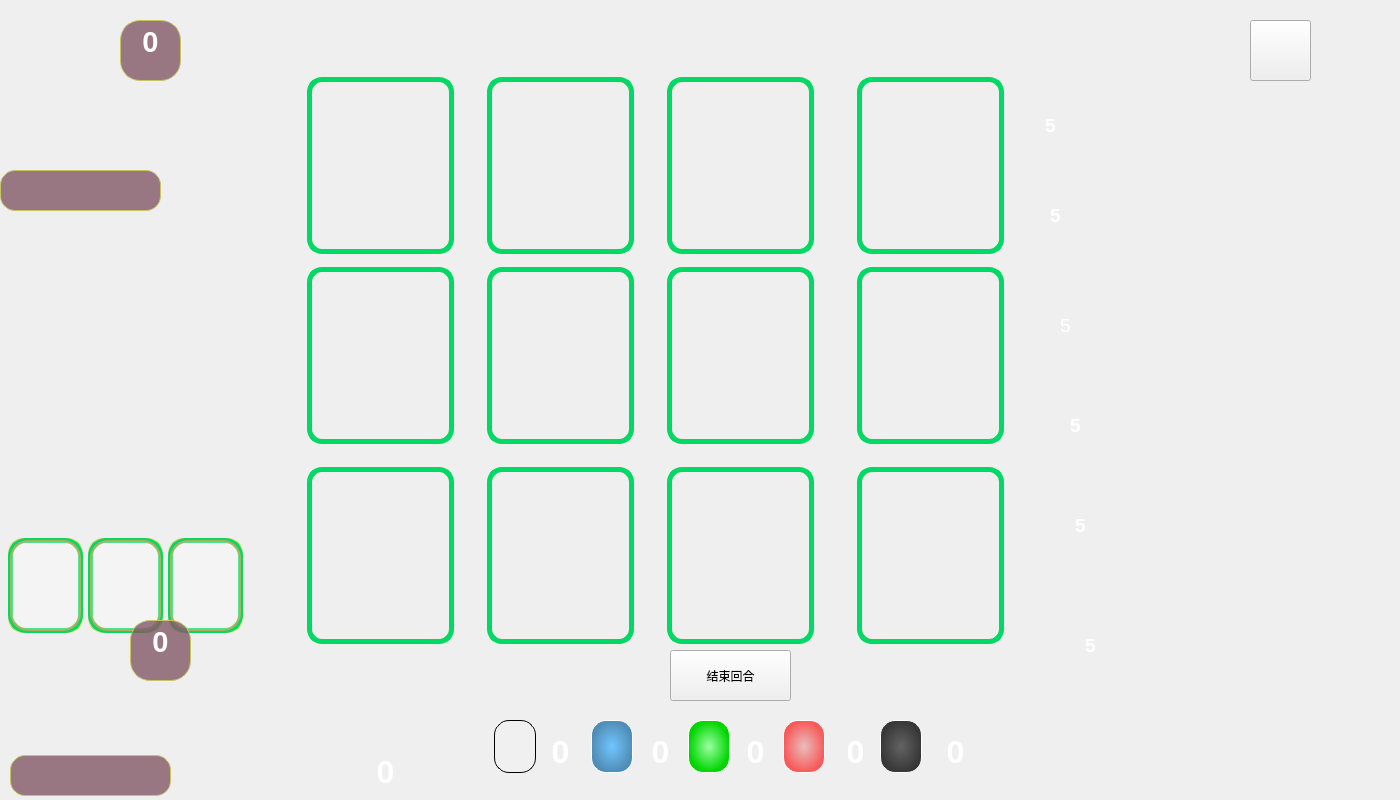
<?xml version="1.0" encoding="UTF-8"?>
<ui version="4.0">
 <class>gameInterface</class>
 <widget class="QWidget" name="gameInterface">
  <property name="geometry">
   <rect>
    <x>0</x>
    <y>0</y>
    <width>1400</width>
    <height>800</height>
   </rect>
  </property>
  <property name="minimumSize">
   <size>
    <width>1400</width>
    <height>800</height>
   </size>
  </property>
  <property name="maximumSize">
   <size>
    <width>1400</width>
    <height>800</height>
   </size>
  </property>
  <property name="focusPolicy">
   <enum>Qt::NoFocus</enum>
  </property>
  <property name="windowTitle">
   <string>gameInterface</string>
  </property>
  <property name="windowIcon">
   <iconset>
    <normaloff>:/images/打开界面.png</normaloff>:/images/打开界面.png</iconset>
  </property>
  <property name="styleSheet">
   <string notr="true">#gameInterface{
border-image: url(:/images/background.png);
}</string>
  </property>
  <widget class="QPushButton" name="card1_1">
   <property name="geometry">
    <rect>
     <x>310</x>
     <y>80</y>
     <width>141</width>
     <height>171</height>
    </rect>
   </property>
   <property name="styleSheet">
    <string notr="true">border-radius:15px;
border-image: url(:/images/card/blue-high/1.png);


</string>
   </property>
   <property name="text">
    <string/>
   </property>
  </widget>
  <widget class="QPushButton" name="card1_2">
   <property name="geometry">
    <rect>
     <x>490</x>
     <y>80</y>
     <width>141</width>
     <height>171</height>
    </rect>
   </property>
   <property name="styleSheet">
    <string notr="true">border-radius:15px;
border-image: url(:/images/card/blue-high/2.png);</string>
   </property>
   <property name="text">
    <string/>
   </property>
  </widget>
  <widget class="QPushButton" name="card1_3">
   <property name="geometry">
    <rect>
     <x>670</x>
     <y>80</y>
     <width>141</width>
     <height>171</height>
    </rect>
   </property>
   <property name="styleSheet">
    <string notr="true">border-radius:15px;
border-image: url(:/images/card/blue-high/3.png);</string>
   </property>
   <property name="text">
    <string/>
   </property>
  </widget>
  <widget class="QPushButton" name="card1_4">
   <property name="geometry">
    <rect>
     <x>860</x>
     <y>80</y>
     <width>141</width>
     <height>171</height>
    </rect>
   </property>
   <property name="styleSheet">
    <string notr="true">border-radius:15px;
border-image: url(:/images/card/blue-high/4.png);</string>
   </property>
   <property name="text">
    <string/>
   </property>
  </widget>
  <widget class="QPushButton" name="card2_1">
   <property name="geometry">
    <rect>
     <x>310</x>
     <y>270</y>
     <width>141</width>
     <height>171</height>
    </rect>
   </property>
   <property name="styleSheet">
    <string notr="true">border-radius:15px;
border-image: url(:/images/card/yellow-middle/1.png);</string>
   </property>
   <property name="text">
    <string/>
   </property>
  </widget>
  <widget class="QPushButton" name="card2_2">
   <property name="geometry">
    <rect>
     <x>490</x>
     <y>270</y>
     <width>141</width>
     <height>171</height>
    </rect>
   </property>
   <property name="styleSheet">
    <string notr="true">border-radius:15px;
border-image: url(:/images/card/yellow-middle/2.png);</string>
   </property>
   <property name="text">
    <string/>
   </property>
  </widget>
  <widget class="QPushButton" name="card2_3">
   <property name="geometry">
    <rect>
     <x>670</x>
     <y>270</y>
     <width>141</width>
     <height>171</height>
    </rect>
   </property>
   <property name="styleSheet">
    <string notr="true">border-radius:15px;
border-image: url(:/images/card/yellow-middle/3.png);</string>
   </property>
   <property name="text">
    <string/>
   </property>
  </widget>
  <widget class="QPushButton" name="card2_4">
   <property name="geometry">
    <rect>
     <x>860</x>
     <y>270</y>
     <width>141</width>
     <height>171</height>
    </rect>
   </property>
   <property name="styleSheet">
    <string notr="true">border-radius:15px;
border-image: url(:/images/card/yellow-middle/4.png);</string>
   </property>
   <property name="text">
    <string/>
   </property>
  </widget>
  <widget class="QPushButton" name="card3_1">
   <property name="geometry">
    <rect>
     <x>310</x>
     <y>470</y>
     <width>141</width>
     <height>171</height>
    </rect>
   </property>
   <property name="styleSheet">
    <string notr="true">border-radius:15px;
border-image: url(:/images/card/green-low/1.png);</string>
   </property>
   <property name="text">
    <string/>
   </property>
  </widget>
  <widget class="QPushButton" name="card3_2">
   <property name="geometry">
    <rect>
     <x>490</x>
     <y>470</y>
     <width>141</width>
     <height>171</height>
    </rect>
   </property>
   <property name="styleSheet">
    <string notr="true">border-radius:15px;
border-image: url(:/images/card/green-low/2.png);</string>
   </property>
   <property name="text">
    <string/>
   </property>
  </widget>
  <widget class="QPushButton" name="card3_3">
   <property name="geometry">
    <rect>
     <x>670</x>
     <y>470</y>
     <width>141</width>
     <height>171</height>
    </rect>
   </property>
   <property name="styleSheet">
    <string notr="true">border-radius:15px;
border-image: url(:/images/card/green-low/3.png);</string>
   </property>
   <property name="text">
    <string/>
   </property>
  </widget>
  <widget class="QPushButton" name="card3_4">
   <property name="geometry">
    <rect>
     <x>860</x>
     <y>470</y>
     <width>141</width>
     <height>171</height>
    </rect>
   </property>
   <property name="styleSheet">
    <string notr="true">border-radius:15px;
border-image: url(:/images/card/green-low/4.png);
</string>
   </property>
   <property name="text">
    <string/>
   </property>
  </widget>
  <widget class="QTextBrowser" name="gold_num">
   <property name="geometry">
    <rect>
     <x>1030</x>
     <y>110</y>
     <width>41</width>
     <height>41</height>
    </rect>
   </property>
   <property name="styleSheet">
    <string notr="true">background:transparent;
border-width:0;
border-style:outset</string>
   </property>
   <property name="html">
    <string>&lt;!DOCTYPE HTML PUBLIC &quot;-//W3C//DTD HTML 4.0//EN&quot; &quot;http://www.w3.org/TR/REC-html40/strict.dtd&quot;&gt;
&lt;html&gt;&lt;head&gt;&lt;meta name=&quot;qrichtext&quot; content=&quot;1&quot; /&gt;&lt;style type=&quot;text/css&quot;&gt;
p, li { white-space: pre-wrap; }
&lt;/style&gt;&lt;/head&gt;&lt;body style=&quot; font-family:'SimSun'; font-size:9pt; font-weight:400; font-style:normal;&quot;&gt;
&lt;p align=&quot;center&quot; style=&quot; margin-top:0px; margin-bottom:0px; margin-left:0px; margin-right:0px; -qt-block-indent:0; text-indent:0px;&quot;&gt;&lt;span style=&quot; font-size:14pt; font-weight:600; color:#ffffff;&quot;&gt;5&lt;/span&gt;&lt;/p&gt;&lt;/body&gt;&lt;/html&gt;</string>
   </property>
  </widget>
  <widget class="QTextBrowser" name="black_num">
   <property name="geometry">
    <rect>
     <x>1030</x>
     <y>200</y>
     <width>51</width>
     <height>51</height>
    </rect>
   </property>
   <property name="styleSheet">
    <string notr="true">background:transparent;
border-width:0;
border-style:outset</string>
   </property>
   <property name="html">
    <string>&lt;!DOCTYPE HTML PUBLIC &quot;-//W3C//DTD HTML 4.0//EN&quot; &quot;http://www.w3.org/TR/REC-html40/strict.dtd&quot;&gt;
&lt;html&gt;&lt;head&gt;&lt;meta name=&quot;qrichtext&quot; content=&quot;1&quot; /&gt;&lt;style type=&quot;text/css&quot;&gt;
p, li { white-space: pre-wrap; }
&lt;/style&gt;&lt;/head&gt;&lt;body style=&quot; font-family:'SimSun'; font-size:9pt; font-weight:400; font-style:normal;&quot;&gt;
&lt;p align=&quot;center&quot; style=&quot; margin-top:12px; margin-bottom:12px; margin-left:0px; margin-right:0px; -qt-block-indent:0; text-indent:0px;&quot;&gt;&lt;span style=&quot; font-size:14pt; font-weight:600; color:#ffffff;&quot;&gt;5&lt;/span&gt;&lt;/p&gt;&lt;/body&gt;&lt;/html&gt;</string>
   </property>
  </widget>
  <widget class="QTextBrowser" name="red_num">
   <property name="geometry">
    <rect>
     <x>1040</x>
     <y>310</y>
     <width>51</width>
     <height>41</height>
    </rect>
   </property>
   <property name="styleSheet">
    <string notr="true">background:transparent;
border-width:0;
border-style:outset</string>
   </property>
   <property name="html">
    <string>&lt;!DOCTYPE HTML PUBLIC &quot;-//W3C//DTD HTML 4.0//EN&quot; &quot;http://www.w3.org/TR/REC-html40/strict.dtd&quot;&gt;
&lt;html&gt;&lt;head&gt;&lt;meta name=&quot;qrichtext&quot; content=&quot;1&quot; /&gt;&lt;style type=&quot;text/css&quot;&gt;
p, li { white-space: pre-wrap; }
&lt;/style&gt;&lt;/head&gt;&lt;body style=&quot; font-family:'SimSun'; font-size:9pt; font-weight:400; font-style:normal;&quot;&gt;
&lt;p align=&quot;center&quot; style=&quot; margin-top:0px; margin-bottom:0px; margin-left:0px; margin-right:0px; -qt-block-indent:0; text-indent:0px;&quot;&gt;&lt;span style=&quot; font-size:14pt; color:#ffffff;&quot;&gt;5&lt;/span&gt;&lt;/p&gt;&lt;/body&gt;&lt;/html&gt;</string>
   </property>
  </widget>
  <widget class="QTextBrowser" name="green_num">
   <property name="geometry">
    <rect>
     <x>1050</x>
     <y>410</y>
     <width>51</width>
     <height>51</height>
    </rect>
   </property>
   <property name="styleSheet">
    <string notr="true">background:transparent;
border-width:0;
border-style:outset</string>
   </property>
   <property name="html">
    <string>&lt;!DOCTYPE HTML PUBLIC &quot;-//W3C//DTD HTML 4.0//EN&quot; &quot;http://www.w3.org/TR/REC-html40/strict.dtd&quot;&gt;
&lt;html&gt;&lt;head&gt;&lt;meta name=&quot;qrichtext&quot; content=&quot;1&quot; /&gt;&lt;style type=&quot;text/css&quot;&gt;
p, li { white-space: pre-wrap; }
&lt;/style&gt;&lt;/head&gt;&lt;body style=&quot; font-family:'SimSun'; font-size:9pt; font-weight:400; font-style:normal;&quot;&gt;
&lt;p align=&quot;center&quot; style=&quot; margin-top:0px; margin-bottom:0px; margin-left:0px; margin-right:0px; -qt-block-indent:0; text-indent:0px;&quot;&gt;&lt;span style=&quot; font-size:14pt; font-weight:600; color:#ffffff;&quot;&gt;5&lt;/span&gt;&lt;/p&gt;&lt;/body&gt;&lt;/html&gt;</string>
   </property>
  </widget>
  <widget class="QTextBrowser" name="blue_num">
   <property name="geometry">
    <rect>
     <x>1060</x>
     <y>510</y>
     <width>41</width>
     <height>41</height>
    </rect>
   </property>
   <property name="styleSheet">
    <string notr="true">background:transparent;
border-width:0;
border-style:outset</string>
   </property>
   <property name="html">
    <string>&lt;!DOCTYPE HTML PUBLIC &quot;-//W3C//DTD HTML 4.0//EN&quot; &quot;http://www.w3.org/TR/REC-html40/strict.dtd&quot;&gt;
&lt;html&gt;&lt;head&gt;&lt;meta name=&quot;qrichtext&quot; content=&quot;1&quot; /&gt;&lt;style type=&quot;text/css&quot;&gt;
p, li { white-space: pre-wrap; }
&lt;/style&gt;&lt;/head&gt;&lt;body style=&quot; font-family:'SimSun'; font-size:9pt; font-weight:400; font-style:normal;&quot;&gt;
&lt;p align=&quot;center&quot; style=&quot; margin-top:0px; margin-bottom:0px; margin-left:0px; margin-right:0px; -qt-block-indent:0; text-indent:0px;&quot;&gt;&lt;span style=&quot; font-size:14pt; font-weight:600; color:#ffffff;&quot;&gt;5&lt;/span&gt;&lt;/p&gt;&lt;/body&gt;&lt;/html&gt;</string>
   </property>
  </widget>
  <widget class="QTextBrowser" name="white_num">
   <property name="geometry">
    <rect>
     <x>1070</x>
     <y>630</y>
     <width>41</width>
     <height>41</height>
    </rect>
   </property>
   <property name="styleSheet">
    <string notr="true">background:transparent;
border-width:0;
border-style:outset</string>
   </property>
   <property name="html">
    <string>&lt;!DOCTYPE HTML PUBLIC &quot;-//W3C//DTD HTML 4.0//EN&quot; &quot;http://www.w3.org/TR/REC-html40/strict.dtd&quot;&gt;
&lt;html&gt;&lt;head&gt;&lt;meta name=&quot;qrichtext&quot; content=&quot;1&quot; /&gt;&lt;style type=&quot;text/css&quot;&gt;
p, li { white-space: pre-wrap; }
&lt;/style&gt;&lt;/head&gt;&lt;body style=&quot; font-family:'SimSun'; font-size:9pt; font-weight:400; font-style:normal;&quot;&gt;
&lt;p align=&quot;center&quot; style=&quot; margin-top:0px; margin-bottom:0px; margin-left:0px; margin-right:0px; -qt-block-indent:0; text-indent:0px;&quot;&gt;&lt;span style=&quot; font-size:14pt; font-weight:600; color:#ffffff;&quot;&gt;5&lt;/span&gt;&lt;/p&gt;&lt;/body&gt;&lt;/html&gt;</string>
   </property>
  </widget>
  <widget class="QLabel" name="money">
   <property name="geometry">
    <rect>
     <x>480</x>
     <y>710</y>
     <width>501</width>
     <height>91</height>
    </rect>
   </property>
   <property name="styleSheet">
    <string notr="true">border-image: url(:/images/bb.png);
border-radius:20px;</string>
   </property>
   <property name="text">
    <string/>
   </property>
  </widget>
  <widget class="QTextBrowser" name="white_have">
   <property name="geometry">
    <rect>
     <x>535</x>
     <y>730</y>
     <width>51</width>
     <height>61</height>
    </rect>
   </property>
   <property name="styleSheet">
    <string notr="true">background:transparent;
border-width:0;
border-style:outset</string>
   </property>
   <property name="html">
    <string>&lt;!DOCTYPE HTML PUBLIC &quot;-//W3C//DTD HTML 4.0//EN&quot; &quot;http://www.w3.org/TR/REC-html40/strict.dtd&quot;&gt;
&lt;html&gt;&lt;head&gt;&lt;meta name=&quot;qrichtext&quot; content=&quot;1&quot; /&gt;&lt;style type=&quot;text/css&quot;&gt;
p, li { white-space: pre-wrap; }
&lt;/style&gt;&lt;/head&gt;&lt;body style=&quot; font-family:'SimSun'; font-size:9pt; font-weight:400; font-style:normal;&quot;&gt;
&lt;p align=&quot;center&quot; style=&quot; margin-top:0px; margin-bottom:0px; margin-left:0px; margin-right:0px; -qt-block-indent:0; text-indent:0px;&quot;&gt;&lt;span style=&quot; font-size:24pt; font-weight:600; color:#ffffff;&quot;&gt;0&lt;/span&gt;&lt;/p&gt;&lt;/body&gt;&lt;/html&gt;</string>
   </property>
  </widget>
  <widget class="QTextBrowser" name="blue_have">
   <property name="geometry">
    <rect>
     <x>635</x>
     <y>730</y>
     <width>51</width>
     <height>61</height>
    </rect>
   </property>
   <property name="styleSheet">
    <string notr="true">background:transparent;
border-width:0;
border-style:outset</string>
   </property>
   <property name="html">
    <string>&lt;!DOCTYPE HTML PUBLIC &quot;-//W3C//DTD HTML 4.0//EN&quot; &quot;http://www.w3.org/TR/REC-html40/strict.dtd&quot;&gt;
&lt;html&gt;&lt;head&gt;&lt;meta name=&quot;qrichtext&quot; content=&quot;1&quot; /&gt;&lt;style type=&quot;text/css&quot;&gt;
p, li { white-space: pre-wrap; }
&lt;/style&gt;&lt;/head&gt;&lt;body style=&quot; font-family:'SimSun'; font-size:9pt; font-weight:400; font-style:normal;&quot;&gt;
&lt;p align=&quot;center&quot; style=&quot; margin-top:0px; margin-bottom:0px; margin-left:0px; margin-right:0px; -qt-block-indent:0; text-indent:0px;&quot;&gt;&lt;span style=&quot; font-size:24pt; font-weight:600; color:#ffffff;&quot;&gt;0&lt;/span&gt;&lt;/p&gt;&lt;/body&gt;&lt;/html&gt;</string>
   </property>
  </widget>
  <widget class="QTextBrowser" name="green_have">
   <property name="geometry">
    <rect>
     <x>730</x>
     <y>730</y>
     <width>51</width>
     <height>61</height>
    </rect>
   </property>
   <property name="styleSheet">
    <string notr="true">background:transparent;
border-width:0;
border-style:outset</string>
   </property>
   <property name="html">
    <string>&lt;!DOCTYPE HTML PUBLIC &quot;-//W3C//DTD HTML 4.0//EN&quot; &quot;http://www.w3.org/TR/REC-html40/strict.dtd&quot;&gt;
&lt;html&gt;&lt;head&gt;&lt;meta name=&quot;qrichtext&quot; content=&quot;1&quot; /&gt;&lt;style type=&quot;text/css&quot;&gt;
p, li { white-space: pre-wrap; }
&lt;/style&gt;&lt;/head&gt;&lt;body style=&quot; font-family:'SimSun'; font-size:9pt; font-weight:400; font-style:normal;&quot;&gt;
&lt;p align=&quot;center&quot; style=&quot; margin-top:0px; margin-bottom:0px; margin-left:0px; margin-right:0px; -qt-block-indent:0; text-indent:0px;&quot;&gt;&lt;span style=&quot; font-size:24pt; font-weight:600; color:#ffffff;&quot;&gt;0&lt;/span&gt;&lt;/p&gt;&lt;/body&gt;&lt;/html&gt;</string>
   </property>
  </widget>
  <widget class="QTextBrowser" name="red_have">
   <property name="geometry">
    <rect>
     <x>830</x>
     <y>730</y>
     <width>51</width>
     <height>61</height>
    </rect>
   </property>
   <property name="styleSheet">
    <string notr="true">background:transparent;
border-width:0;
border-style:outset</string>
   </property>
   <property name="html">
    <string>&lt;!DOCTYPE HTML PUBLIC &quot;-//W3C//DTD HTML 4.0//EN&quot; &quot;http://www.w3.org/TR/REC-html40/strict.dtd&quot;&gt;
&lt;html&gt;&lt;head&gt;&lt;meta name=&quot;qrichtext&quot; content=&quot;1&quot; /&gt;&lt;style type=&quot;text/css&quot;&gt;
p, li { white-space: pre-wrap; }
&lt;/style&gt;&lt;/head&gt;&lt;body style=&quot; font-family:'SimSun'; font-size:9pt; font-weight:400; font-style:normal;&quot;&gt;
&lt;p align=&quot;center&quot; style=&quot; margin-top:0px; margin-bottom:0px; margin-left:0px; margin-right:0px; -qt-block-indent:0; text-indent:0px;&quot;&gt;&lt;span style=&quot; font-size:24pt; font-weight:600; color:#ffffff;&quot;&gt;0&lt;/span&gt;&lt;/p&gt;&lt;/body&gt;&lt;/html&gt;</string>
   </property>
  </widget>
  <widget class="QTextBrowser" name="black_have">
   <property name="geometry">
    <rect>
     <x>930</x>
     <y>730</y>
     <width>51</width>
     <height>61</height>
    </rect>
   </property>
   <property name="styleSheet">
    <string notr="true">background:transparent;
border-width:0;
border-style:outset</string>
   </property>
   <property name="html">
    <string>&lt;!DOCTYPE HTML PUBLIC &quot;-//W3C//DTD HTML 4.0//EN&quot; &quot;http://www.w3.org/TR/REC-html40/strict.dtd&quot;&gt;
&lt;html&gt;&lt;head&gt;&lt;meta name=&quot;qrichtext&quot; content=&quot;1&quot; /&gt;&lt;style type=&quot;text/css&quot;&gt;
p, li { white-space: pre-wrap; }
&lt;/style&gt;&lt;/head&gt;&lt;body style=&quot; font-family:'SimSun'; font-size:9pt; font-weight:400; font-style:normal;&quot;&gt;
&lt;p align=&quot;center&quot; style=&quot; margin-top:0px; margin-bottom:0px; margin-left:0px; margin-right:0px; -qt-block-indent:0; text-indent:0px;&quot;&gt;&lt;span style=&quot; font-size:24pt; font-weight:600; color:#ffffff;&quot;&gt;0&lt;/span&gt;&lt;/p&gt;&lt;/body&gt;&lt;/html&gt;</string>
   </property>
  </widget>
  <widget class="QLabel" name="label">
   <property name="geometry">
    <rect>
     <x>390</x>
     <y>710</y>
     <width>91</width>
     <height>81</height>
    </rect>
   </property>
   <property name="styleSheet">
    <string notr="true">border-image: url(:/images/bbb.png);
border-radius:35px;</string>
   </property>
   <property name="text">
    <string/>
   </property>
  </widget>
  <widget class="QTextBrowser" name="gold_have">
   <property name="geometry">
    <rect>
     <x>360</x>
     <y>750</y>
     <width>51</width>
     <height>61</height>
    </rect>
   </property>
   <property name="styleSheet">
    <string notr="true">background:transparent;
border-width:0;
border-style:outset</string>
   </property>
   <property name="html">
    <string>&lt;!DOCTYPE HTML PUBLIC &quot;-//W3C//DTD HTML 4.0//EN&quot; &quot;http://www.w3.org/TR/REC-html40/strict.dtd&quot;&gt;
&lt;html&gt;&lt;head&gt;&lt;meta name=&quot;qrichtext&quot; content=&quot;1&quot; /&gt;&lt;style type=&quot;text/css&quot;&gt;
p, li { white-space: pre-wrap; }
&lt;/style&gt;&lt;/head&gt;&lt;body style=&quot; font-family:'SimSun'; font-size:9pt; font-weight:400; font-style:normal;&quot;&gt;
&lt;p align=&quot;center&quot; style=&quot; margin-top:0px; margin-bottom:0px; margin-left:0px; margin-right:0px; -qt-block-indent:0; text-indent:0px;&quot;&gt;&lt;span style=&quot; font-size:24pt; font-weight:600; color:#ffffff;&quot;&gt;0&lt;/span&gt;&lt;/p&gt;&lt;/body&gt;&lt;/html&gt;</string>
   </property>
  </widget>
  <widget class="QPushButton" name="selectBlack">
   <property name="geometry">
    <rect>
     <x>1070</x>
     <y>150</y>
     <width>71</width>
     <height>61</height>
    </rect>
   </property>
   <property name="styleSheet">
    <string notr="true">border-radius:15px;


</string>
   </property>
   <property name="text">
    <string/>
   </property>
  </widget>
  <widget class="QPushButton" name="selectRed">
   <property name="geometry">
    <rect>
     <x>1070</x>
     <y>240</y>
     <width>71</width>
     <height>61</height>
    </rect>
   </property>
   <property name="styleSheet">
    <string notr="true">border-radius:15px;


</string>
   </property>
   <property name="text">
    <string/>
   </property>
  </widget>
  <widget class="QPushButton" name="selectGreen">
   <property name="geometry">
    <rect>
     <x>1080</x>
     <y>350</y>
     <width>71</width>
     <height>61</height>
    </rect>
   </property>
   <property name="styleSheet">
    <string notr="true">border-radius:15px;


</string>
   </property>
   <property name="text">
    <string/>
   </property>
  </widget>
  <widget class="QPushButton" name="selectBlue">
   <property name="geometry">
    <rect>
     <x>1090</x>
     <y>460</y>
     <width>71</width>
     <height>61</height>
    </rect>
   </property>
   <property name="styleSheet">
    <string notr="true">border-radius:15px;


</string>
   </property>
   <property name="text">
    <string/>
   </property>
  </widget>
  <widget class="QPushButton" name="selectWhite">
   <property name="geometry">
    <rect>
     <x>1110</x>
     <y>580</y>
     <width>71</width>
     <height>61</height>
    </rect>
   </property>
   <property name="styleSheet">
    <string notr="true">border-radius:15px;


</string>
   </property>
   <property name="text">
    <string/>
   </property>
  </widget>
  <widget class="QTextBrowser" name="gradePeople2">
   <property name="geometry">
    <rect>
     <x>120</x>
     <y>20</y>
     <width>61</width>
     <height>61</height>
    </rect>
   </property>
   <property name="styleSheet">
    <string notr="true">background-color:rgba(130, 87, 103,0.8);
border-radius:20px;
border:1px solid rgb(197, 197, 98)</string>
   </property>
   <property name="html">
    <string>&lt;!DOCTYPE HTML PUBLIC &quot;-//W3C//DTD HTML 4.0//EN&quot; &quot;http://www.w3.org/TR/REC-html40/strict.dtd&quot;&gt;
&lt;html&gt;&lt;head&gt;&lt;meta name=&quot;qrichtext&quot; content=&quot;1&quot; /&gt;&lt;style type=&quot;text/css&quot;&gt;
p, li { white-space: pre-wrap; }
&lt;/style&gt;&lt;/head&gt;&lt;body style=&quot; font-family:'SimSun'; font-size:9pt; font-weight:400; font-style:normal;&quot;&gt;
&lt;p align=&quot;center&quot; style=&quot; margin-top:0px; margin-bottom:0px; margin-left:0px; margin-right:0px; -qt-block-indent:0; text-indent:0px;&quot;&gt;&lt;span style=&quot; font-size:22pt; font-weight:600; color:#ffffff;&quot;&gt;0&lt;/span&gt;&lt;/p&gt;&lt;/body&gt;&lt;/html&gt;</string>
   </property>
  </widget>
  <widget class="QTextBrowser" name="gradePeople1">
   <property name="geometry">
    <rect>
     <x>130</x>
     <y>620</y>
     <width>61</width>
     <height>61</height>
    </rect>
   </property>
   <property name="styleSheet">
    <string notr="true">background-color:rgba(130, 87, 103,0.8);
border-radius:20px;
border:1px solid rgb(197, 197, 98)
</string>
   </property>
   <property name="html">
    <string>&lt;!DOCTYPE HTML PUBLIC &quot;-//W3C//DTD HTML 4.0//EN&quot; &quot;http://www.w3.org/TR/REC-html40/strict.dtd&quot;&gt;
&lt;html&gt;&lt;head&gt;&lt;meta name=&quot;qrichtext&quot; content=&quot;1&quot; /&gt;&lt;style type=&quot;text/css&quot;&gt;
p, li { white-space: pre-wrap; }
&lt;/style&gt;&lt;/head&gt;&lt;body style=&quot; font-family:'SimSun'; font-size:9pt; font-weight:400; font-style:normal;&quot;&gt;
&lt;p align=&quot;center&quot; style=&quot; margin-top:0px; margin-bottom:0px; margin-left:0px; margin-right:0px; -qt-block-indent:0; text-indent:0px;&quot;&gt;&lt;span style=&quot; font-size:22pt; font-weight:600; color:#ffffff;&quot;&gt;0&lt;/span&gt;&lt;/p&gt;&lt;/body&gt;&lt;/html&gt;</string>
   </property>
  </widget>
  <widget class="QToolButton" name="re">
   <property name="geometry">
    <rect>
     <x>1340</x>
     <y>0</y>
     <width>61</width>
     <height>141</height>
    </rect>
   </property>
   <property name="styleSheet">
    <string notr="true">background-color: rgba(255, 255, 255, 0);
border:none;
border-radius:30px;</string>
   </property>
   <property name="text">
    <string/>
   </property>
  </widget>
  <widget class="QToolButton" name="changeMan">
   <property name="geometry">
    <rect>
     <x>670</x>
     <y>650</y>
     <width>121</width>
     <height>51</height>
    </rect>
   </property>
   <property name="styleSheet">
    <string notr="true">font: 14pt &quot;华文彩云&quot;;
border-radius:15px;
background-color: qlineargradient(spread: pad, x1: 0, y1: 0, x2: 0, y2: 1,\ stop : 0 rgba(255, 255, 255, 200),\ stop : 0.5 rgba(0, 100, 255, 255),\ stop : 1 rgba(255, 255, 255, 200));
color:rgb(255,255,255);</string>
   </property>
   <property name="text">
    <string>结束回合</string>
   </property>
  </widget>
  <widget class="QLabel" name="background">
   <property name="geometry">
    <rect>
     <x>0</x>
     <y>0</y>
     <width>1400</width>
     <height>800</height>
    </rect>
   </property>
   <property name="minimumSize">
    <size>
     <width>1400</width>
     <height>800</height>
    </size>
   </property>
   <property name="maximumSize">
    <size>
     <width>1400</width>
     <height>800</height>
    </size>
   </property>
   <property name="styleSheet">
    <string notr="true">border-image: url(:/images/background.png);</string>
   </property>
   <property name="text">
    <string/>
   </property>
  </widget>
  <widget class="QToolButton" name="oppo1">
   <property name="geometry">
    <rect>
     <x>0</x>
     <y>40</y>
     <width>201</width>
     <height>151</height>
    </rect>
   </property>
   <property name="styleSheet">
    <string notr="true">background-color: rgba(255, 255, 254, 0);
border-top-right-radius:65px;
border-bottom-right-radius:65px;
</string>
   </property>
   <property name="text">
    <string/>
   </property>
  </widget>
  <widget class="QLabel" name="oppo_turn">
   <property name="geometry">
    <rect>
     <x>0</x>
     <y>632</y>
     <width>227</width>
     <height>171</height>
    </rect>
   </property>
   <property name="styleSheet">
    <string notr="true">border-image: url(:/images/oppo_turn.png);
border-top-right-radius:80px;
border-bottom-right-radius:80px;
</string>
   </property>
   <property name="text">
    <string/>
   </property>
  </widget>
  <widget class="QLabel" name="oppo_turn_2">
   <property name="geometry">
    <rect>
     <x>0</x>
     <y>40</y>
     <width>197</width>
     <height>151</height>
    </rect>
   </property>
   <property name="styleSheet">
    <string notr="true">border-image: url(:/images/myturn.png);
border-top-right-radius:75px;
border-bottom-right-radius:75px;</string>
   </property>
   <property name="text">
    <string/>
   </property>
  </widget>
  <widget class="QLabel" name="highlight1_1">
   <property name="geometry">
    <rect>
     <x>307</x>
     <y>77</y>
     <width>147</width>
     <height>177</height>
    </rect>
   </property>
   <property name="styleSheet">
    <string notr="true">border-radius:15px;
border:5px solid rgb(0, 216, 104)</string>
   </property>
   <property name="text">
    <string/>
   </property>
  </widget>
  <widget class="QLabel" name="highlight1_2">
   <property name="geometry">
    <rect>
     <x>487</x>
     <y>77</y>
     <width>147</width>
     <height>177</height>
    </rect>
   </property>
   <property name="styleSheet">
    <string notr="true">border:5px solid rgb(0, 216, 104);
border-radius:15px;</string>
   </property>
   <property name="text">
    <string/>
   </property>
  </widget>
  <widget class="QLabel" name="highlight1_3">
   <property name="geometry">
    <rect>
     <x>667</x>
     <y>77</y>
     <width>147</width>
     <height>177</height>
    </rect>
   </property>
   <property name="styleSheet">
    <string notr="true">border:5px solid rgb(0, 216, 104);
border-radius:15px;</string>
   </property>
   <property name="text">
    <string/>
   </property>
  </widget>
  <widget class="QLabel" name="highlight1_4">
   <property name="geometry">
    <rect>
     <x>857</x>
     <y>77</y>
     <width>147</width>
     <height>177</height>
    </rect>
   </property>
   <property name="styleSheet">
    <string notr="true">border:5px solid rgb(0, 216, 104);
border-radius:15px;</string>
   </property>
   <property name="text">
    <string/>
   </property>
  </widget>
  <widget class="QLabel" name="highlight2_1">
   <property name="geometry">
    <rect>
     <x>307</x>
     <y>267</y>
     <width>147</width>
     <height>177</height>
    </rect>
   </property>
   <property name="styleSheet">
    <string notr="true">border:5px solid rgb(0, 216, 104);
border-radius:15px;</string>
   </property>
   <property name="text">
    <string/>
   </property>
  </widget>
  <widget class="QLabel" name="highlight2_2">
   <property name="geometry">
    <rect>
     <x>487</x>
     <y>267</y>
     <width>147</width>
     <height>177</height>
    </rect>
   </property>
   <property name="styleSheet">
    <string notr="true">border:5px solid rgb(0, 216, 104);
border-radius:15px;</string>
   </property>
   <property name="text">
    <string/>
   </property>
  </widget>
  <widget class="QLabel" name="highlight2_3">
   <property name="geometry">
    <rect>
     <x>667</x>
     <y>267</y>
     <width>147</width>
     <height>177</height>
    </rect>
   </property>
   <property name="styleSheet">
    <string notr="true">border:5px solid rgb(0, 216, 104);
border-radius:15px;</string>
   </property>
   <property name="text">
    <string/>
   </property>
  </widget>
  <widget class="QLabel" name="highlight2_4">
   <property name="geometry">
    <rect>
     <x>857</x>
     <y>267</y>
     <width>147</width>
     <height>177</height>
    </rect>
   </property>
   <property name="styleSheet">
    <string notr="true">border:5px solid rgb(0, 216, 104);
border-radius:15px;</string>
   </property>
   <property name="text">
    <string/>
   </property>
  </widget>
  <widget class="QLabel" name="highlight3_1">
   <property name="geometry">
    <rect>
     <x>307</x>
     <y>467</y>
     <width>147</width>
     <height>177</height>
    </rect>
   </property>
   <property name="styleSheet">
    <string notr="true">border:5px solid rgb(0, 216, 104);
border-radius:15px;
</string>
   </property>
   <property name="text">
    <string/>
   </property>
  </widget>
  <widget class="QLabel" name="highlight3_2">
   <property name="geometry">
    <rect>
     <x>487</x>
     <y>467</y>
     <width>147</width>
     <height>177</height>
    </rect>
   </property>
   <property name="styleSheet">
    <string notr="true">border:5px solid rgb(0, 216, 104);
border-radius:15px;</string>
   </property>
   <property name="text">
    <string/>
   </property>
  </widget>
  <widget class="QLabel" name="highlight3_3">
   <property name="geometry">
    <rect>
     <x>667</x>
     <y>467</y>
     <width>147</width>
     <height>177</height>
    </rect>
   </property>
   <property name="styleSheet">
    <string notr="true">border:5px solid rgb(0, 216, 104);
border-radius:15px;</string>
   </property>
   <property name="text">
    <string/>
   </property>
  </widget>
  <widget class="QLabel" name="highlight3_4">
   <property name="geometry">
    <rect>
     <x>857</x>
     <y>467</y>
     <width>147</width>
     <height>177</height>
    </rect>
   </property>
   <property name="styleSheet">
    <string notr="true">border:5px solid rgb(0, 216, 104);
border-radius:15px;</string>
   </property>
   <property name="text">
    <string/>
   </property>
  </widget>
  <widget class="QTextBrowser" name="black_card">
   <property name="geometry">
    <rect>
     <x>880</x>
     <y>720</y>
     <width>42</width>
     <height>53</height>
    </rect>
   </property>
   <property name="styleSheet">
    <string notr="true">background-color: qradialgradient(spread:pad, cx:0.5, cy:0.5, radius:0.5, fx:0.5, fy:0.5, stop:0 rgba(99, 99, 99, 255), stop:1 rgba(55, 55, 55, 255));
border-radius:15px;
border:1px solid white;</string>
   </property>
  </widget>
  <widget class="QTextBrowser" name="blue_card">
   <property name="geometry">
    <rect>
     <x>591</x>
     <y>720</y>
     <width>42</width>
     <height>53</height>
    </rect>
   </property>
   <property name="styleSheet">
    <string notr="true">background-color: qradialgradient(spread:pad, cx:0.5, cy:0.5, radius:0.5, fx:0.5, fy:0.5, stop:0 rgba(112, 198, 255, 255), stop:1 rgba(80, 141, 182, 255));
border:1px solid white;
border-radius:15px;
</string>
   </property>
  </widget>
  <widget class="QTextBrowser" name="green_card">
   <property name="geometry">
    <rect>
     <x>688</x>
     <y>720</y>
     <width>42</width>
     <height>53</height>
    </rect>
   </property>
   <property name="styleSheet">
    <string notr="true">background-color: qradialgradient(spread:pad, cx:0.5, cy:0.5, radius:0.5, fx:0.5, fy:0.5, stop:0 rgba(155, 255, 162, 255), stop:1 rgba(0, 213, 0, 255));
border-radius:15px;
border:1px solid white;</string>
   </property>
  </widget>
  <widget class="QTextBrowser" name="red_card">
   <property name="geometry">
    <rect>
     <x>783</x>
     <y>720</y>
     <width>42</width>
     <height>53</height>
    </rect>
   </property>
   <property name="styleSheet">
    <string notr="true">background-color: qradialgradient(spread:pad, cx:0.5, cy:0.5, radius:0.5, fx:0.5, fy:0.5, stop:0 rgba(234, 189, 189, 255), stop:1 rgba(247, 90, 90, 255));
border-radius:15px;
border:1px solid white;</string>
   </property>
  </widget>
  <widget class="QTextBrowser" name="white_card">
   <property name="geometry">
    <rect>
     <x>494</x>
     <y>720</y>
     <width>42</width>
     <height>53</height>
    </rect>
   </property>
   <property name="styleSheet">
    <string notr="true">background-color: rgb(240, 240, 240);
border-radius:15px;
border:1px solid black;</string>
   </property>
   <property name="html">
    <string>&lt;!DOCTYPE HTML PUBLIC &quot;-//W3C//DTD HTML 4.0//EN&quot; &quot;http://www.w3.org/TR/REC-html40/strict.dtd&quot;&gt;
&lt;html&gt;&lt;head&gt;&lt;meta name=&quot;qrichtext&quot; content=&quot;1&quot; /&gt;&lt;style type=&quot;text/css&quot;&gt;
p, li { white-space: pre-wrap; }
&lt;/style&gt;&lt;/head&gt;&lt;body style=&quot; font-family:'SimSun'; font-size:9pt; font-weight:400; font-style:normal;&quot;&gt;
&lt;p align=&quot;center&quot; style=&quot;-qt-paragraph-type:empty; margin-top:0px; margin-bottom:0px; margin-left:0px; margin-right:0px; -qt-block-indent:0; text-indent:0px;&quot;&gt;&lt;br /&gt;&lt;/p&gt;&lt;/body&gt;&lt;/html&gt;</string>
   </property>
  </widget>
  <widget class="QToolButton" name="reserved1">
   <property name="geometry">
    <rect>
     <x>10</x>
     <y>540</y>
     <width>71</width>
     <height>91</height>
    </rect>
   </property>
   <property name="styleSheet">
    <string notr="true">background-color: rgba(255, 255, 255, 80);
border-radius:18px;
border:2px solid rgb(176, 176, 87);</string>
   </property>
   <property name="text">
    <string/>
   </property>
  </widget>
  <widget class="QToolButton" name="reserved2">
   <property name="geometry">
    <rect>
     <x>90</x>
     <y>540</y>
     <width>71</width>
     <height>91</height>
    </rect>
   </property>
   <property name="styleSheet">
    <string notr="true">background-color: rgba(255, 255, 255, 80);
border-radius:18px;
border:2px solid rgb(176, 176, 87);</string>
   </property>
   <property name="text">
    <string/>
   </property>
  </widget>
  <widget class="QToolButton" name="reserved3">
   <property name="geometry">
    <rect>
     <x>170</x>
     <y>540</y>
     <width>71</width>
     <height>91</height>
    </rect>
   </property>
   <property name="styleSheet">
    <string notr="true">background-color: rgba(255, 255, 255, 80);
border-radius:18px;
border:2px solid rgb(176, 176, 87);</string>
   </property>
   <property name="text">
    <string/>
   </property>
  </widget>
  <widget class="QToolButton" name="noble1">
   <property name="geometry">
    <rect>
     <x>1170</x>
     <y>130</y>
     <width>171</width>
     <height>171</height>
    </rect>
   </property>
   <property name="styleSheet">
    <string notr="true">border-image: url(:/images/贵族/1.png);
border-radius:15px;</string>
   </property>
   <property name="text">
    <string/>
   </property>
  </widget>
  <widget class="QToolButton" name="noble2">
   <property name="geometry">
    <rect>
     <x>1190</x>
     <y>310</y>
     <width>171</width>
     <height>171</height>
    </rect>
   </property>
   <property name="styleSheet">
    <string notr="true">border-image: url(:/images/贵族/2.png);
border-radius:15px;</string>
   </property>
   <property name="text">
    <string/>
   </property>
  </widget>
  <widget class="QToolButton" name="noble3">
   <property name="geometry">
    <rect>
     <x>1210</x>
     <y>490</y>
     <width>171</width>
     <height>171</height>
    </rect>
   </property>
   <property name="styleSheet">
    <string notr="true">border-image: url(:/images/贵族/3.png);
border-radius:15px;</string>
   </property>
   <property name="text">
    <string/>
   </property>
  </widget>
  <widget class="QLabel" name="highlight4_1">
   <property name="geometry">
    <rect>
     <x>8</x>
     <y>538</y>
     <width>75</width>
     <height>95</height>
    </rect>
   </property>
   <property name="styleSheet">
    <string notr="true">border:5px solid rgb(0, 216, 104);
border-radius:18px;</string>
   </property>
   <property name="text">
    <string/>
   </property>
  </widget>
  <widget class="QLabel" name="highlight4_2">
   <property name="geometry">
    <rect>
     <x>88</x>
     <y>538</y>
     <width>75</width>
     <height>95</height>
    </rect>
   </property>
   <property name="styleSheet">
    <string notr="true">border:5px solid rgb(0, 216, 104);
border-radius:18px;</string>
   </property>
   <property name="text">
    <string/>
   </property>
  </widget>
  <widget class="QLabel" name="highlight4_3">
   <property name="geometry">
    <rect>
     <x>168</x>
     <y>538</y>
     <width>75</width>
     <height>95</height>
    </rect>
   </property>
   <property name="styleSheet">
    <string notr="true">border:5px solid rgb(0, 216, 104);
border-radius:18px;</string>
   </property>
   <property name="text">
    <string/>
   </property>
  </widget>
  <widget class="QLabel" name="yellowLight1_1">
   <property name="geometry">
    <rect>
     <x>307</x>
     <y>77</y>
     <width>147</width>
     <height>177</height>
    </rect>
   </property>
   <property name="styleSheet">
    <string notr="true">border-radius:15px;
border:5px solid rgb(218, 218, 108)</string>
   </property>
   <property name="text">
    <string/>
   </property>
  </widget>
  <widget class="QLabel" name="yellowLight1_2">
   <property name="geometry">
    <rect>
     <x>487</x>
     <y>77</y>
     <width>147</width>
     <height>177</height>
    </rect>
   </property>
   <property name="styleSheet">
    <string notr="true">border-radius:15px;
border:5px solid rgb(218, 218, 108)</string>
   </property>
   <property name="text">
    <string/>
   </property>
  </widget>
  <widget class="QLabel" name="yellowLight1_3">
   <property name="geometry">
    <rect>
     <x>667</x>
     <y>77</y>
     <width>147</width>
     <height>177</height>
    </rect>
   </property>
   <property name="styleSheet">
    <string notr="true">border-radius:15px;
border:5px solid rgb(218, 218, 108)</string>
   </property>
   <property name="text">
    <string/>
   </property>
  </widget>
  <widget class="QLabel" name="yellowLight1_4">
   <property name="geometry">
    <rect>
     <x>857</x>
     <y>77</y>
     <width>147</width>
     <height>177</height>
    </rect>
   </property>
   <property name="styleSheet">
    <string notr="true">border-radius:15px;
border:5px solid rgb(218, 218, 108)</string>
   </property>
   <property name="text">
    <string/>
   </property>
  </widget>
  <widget class="QLabel" name="yellowLight2_1">
   <property name="geometry">
    <rect>
     <x>307</x>
     <y>267</y>
     <width>147</width>
     <height>177</height>
    </rect>
   </property>
   <property name="styleSheet">
    <string notr="true">border-radius:15px;
border:5px solid rgb(218, 218, 108)</string>
   </property>
   <property name="text">
    <string/>
   </property>
  </widget>
  <widget class="QLabel" name="yellowLight2_2">
   <property name="geometry">
    <rect>
     <x>487</x>
     <y>267</y>
     <width>147</width>
     <height>177</height>
    </rect>
   </property>
   <property name="styleSheet">
    <string notr="true">border-radius:15px;
border:5px solid rgb(218, 218, 108)</string>
   </property>
   <property name="text">
    <string/>
   </property>
  </widget>
  <widget class="QLabel" name="yellowLight2_3">
   <property name="geometry">
    <rect>
     <x>667</x>
     <y>267</y>
     <width>147</width>
     <height>177</height>
    </rect>
   </property>
   <property name="styleSheet">
    <string notr="true">border-radius:15px;
border:5px solid rgb(218, 218, 108)</string>
   </property>
   <property name="text">
    <string/>
   </property>
  </widget>
  <widget class="QLabel" name="yellowLight2_4">
   <property name="geometry">
    <rect>
     <x>857</x>
     <y>267</y>
     <width>147</width>
     <height>177</height>
    </rect>
   </property>
   <property name="styleSheet">
    <string notr="true">border-radius:15px;
border:5px solid rgb(218, 218, 108)</string>
   </property>
   <property name="text">
    <string/>
   </property>
  </widget>
  <widget class="QLabel" name="yellowLight3_1">
   <property name="geometry">
    <rect>
     <x>307</x>
     <y>467</y>
     <width>147</width>
     <height>177</height>
    </rect>
   </property>
   <property name="styleSheet">
    <string notr="true">border-radius:15px;
border:5px solid rgb(218, 218, 108)</string>
   </property>
   <property name="text">
    <string/>
   </property>
  </widget>
  <widget class="QLabel" name="yellowLight3_2">
   <property name="geometry">
    <rect>
     <x>487</x>
     <y>467</y>
     <width>147</width>
     <height>177</height>
    </rect>
   </property>
   <property name="styleSheet">
    <string notr="true">border-radius:15px;
border:5px solid rgb(218, 218, 108)</string>
   </property>
   <property name="text">
    <string/>
   </property>
  </widget>
  <widget class="QLabel" name="yellowLight3_3">
   <property name="geometry">
    <rect>
     <x>667</x>
     <y>467</y>
     <width>147</width>
     <height>177</height>
    </rect>
   </property>
   <property name="styleSheet">
    <string notr="true">border-radius:15px;
border:5px solid rgb(218, 218, 108)</string>
   </property>
   <property name="text">
    <string/>
   </property>
  </widget>
  <widget class="QLabel" name="yellowLight3_4">
   <property name="geometry">
    <rect>
     <x>857</x>
     <y>467</y>
     <width>147</width>
     <height>177</height>
    </rect>
   </property>
   <property name="styleSheet">
    <string notr="true">border-radius:15px;
border:5px solid rgb(218, 218, 108)</string>
   </property>
   <property name="text">
    <string/>
   </property>
  </widget>
  <widget class="QLabel" name="yellowLight4_1">
   <property name="geometry">
    <rect>
     <x>8</x>
     <y>538</y>
     <width>75</width>
     <height>95</height>
    </rect>
   </property>
   <property name="styleSheet">
    <string notr="true">border-radius:15px;
border:5px solid rgb(218, 218, 108)</string>
   </property>
   <property name="text">
    <string/>
   </property>
  </widget>
  <widget class="QLabel" name="yellowLight4_2">
   <property name="geometry">
    <rect>
     <x>88</x>
     <y>538</y>
     <width>75</width>
     <height>95</height>
    </rect>
   </property>
   <property name="styleSheet">
    <string notr="true">border-radius:15px;
border:5px solid rgb(218, 218, 108)</string>
   </property>
   <property name="text">
    <string/>
   </property>
  </widget>
  <widget class="QLabel" name="yellowLight4_3">
   <property name="geometry">
    <rect>
     <x>168</x>
     <y>538</y>
     <width>75</width>
     <height>95</height>
    </rect>
   </property>
   <property name="styleSheet">
    <string notr="true">border-radius:15px;
border:5px solid rgb(218, 218, 108)</string>
   </property>
   <property name="text">
    <string/>
   </property>
  </widget>
  <widget class="QLabel" name="name2">
   <property name="geometry">
    <rect>
     <x>0</x>
     <y>170</y>
     <width>161</width>
     <height>41</height>
    </rect>
   </property>
   <property name="styleSheet">
    <string notr="true">background-color:rgba(130, 87, 103,0.8);
border-radius:15px;
border:1px solid rgb(197, 197, 98);
font: 18pt &quot;隶书&quot;;
color:white;</string>
   </property>
   <property name="text">
    <string/>
   </property>
  </widget>
  <widget class="QLabel" name="name1">
   <property name="geometry">
    <rect>
     <x>10</x>
     <y>755</y>
     <width>161</width>
     <height>41</height>
    </rect>
   </property>
   <property name="styleSheet">
    <string notr="true">background-color:rgba(130, 87, 103,0.8);
border-radius:15px;
border:1px solid rgb(197, 197, 98);
font: 18pt &quot;隶书&quot;;
color:white;</string>
   </property>
   <property name="text">
    <string/>
   </property>
  </widget>
  <widget class="QToolButton" name="musicC">
   <property name="geometry">
    <rect>
     <x>1250</x>
     <y>20</y>
     <width>61</width>
     <height>61</height>
    </rect>
   </property>
   <property name="styleSheet">
    <string notr="true"/>
   </property>
   <property name="text">
    <string/>
   </property>
  </widget>
  <zorder>background</zorder>
  <zorder>gold_num</zorder>
  <zorder>black_num</zorder>
  <zorder>red_num</zorder>
  <zorder>green_num</zorder>
  <zorder>blue_num</zorder>
  <zorder>white_num</zorder>
  <zorder>label</zorder>
  <zorder>selectBlack</zorder>
  <zorder>selectRed</zorder>
  <zorder>selectGreen</zorder>
  <zorder>selectBlue</zorder>
  <zorder>selectWhite</zorder>
  <zorder>changeMan</zorder>
  <zorder>money</zorder>
  <zorder>gold_have</zorder>
  <zorder>green_have</zorder>
  <zorder>black_have</zorder>
  <zorder>blue_have</zorder>
  <zorder>white_have</zorder>
  <zorder>red_have</zorder>
  <zorder>re</zorder>
  <zorder>oppo_turn</zorder>
  <zorder>oppo_turn_2</zorder>
  <zorder>oppo1</zorder>
  <zorder>black_card</zorder>
  <zorder>blue_card</zorder>
  <zorder>green_card</zorder>
  <zorder>red_card</zorder>
  <zorder>white_card</zorder>
  <zorder>noble1</zorder>
  <zorder>noble2</zorder>
  <zorder>noble3</zorder>
  <zorder>yellowLight1_1</zorder>
  <zorder>yellowLight1_2</zorder>
  <zorder>yellowLight1_3</zorder>
  <zorder>yellowLight1_4</zorder>
  <zorder>yellowLight2_1</zorder>
  <zorder>yellowLight2_2</zorder>
  <zorder>yellowLight2_3</zorder>
  <zorder>yellowLight2_4</zorder>
  <zorder>yellowLight3_1</zorder>
  <zorder>yellowLight3_2</zorder>
  <zorder>yellowLight3_3</zorder>
  <zorder>yellowLight3_4</zorder>
  <zorder>yellowLight4_1</zorder>
  <zorder>yellowLight4_2</zorder>
  <zorder>yellowLight4_3</zorder>
  <zorder>highlight1_1</zorder>
  <zorder>highlight1_2</zorder>
  <zorder>highlight1_3</zorder>
  <zorder>highlight1_4</zorder>
  <zorder>highlight2_1</zorder>
  <zorder>highlight2_2</zorder>
  <zorder>highlight2_3</zorder>
  <zorder>highlight2_4</zorder>
  <zorder>highlight3_1</zorder>
  <zorder>highlight3_2</zorder>
  <zorder>highlight3_3</zorder>
  <zorder>highlight3_4</zorder>
  <zorder>highlight4_1</zorder>
  <zorder>highlight4_2</zorder>
  <zorder>highlight4_3</zorder>
  <zorder>card1_1</zorder>
  <zorder>card1_2</zorder>
  <zorder>card1_3</zorder>
  <zorder>card2_2</zorder>
  <zorder>card2_3</zorder>
  <zorder>card2_1</zorder>
  <zorder>card1_4</zorder>
  <zorder>card3_1</zorder>
  <zorder>card2_4</zorder>
  <zorder>card3_3</zorder>
  <zorder>card3_4</zorder>
  <zorder>card3_2</zorder>
  <zorder>reserved1</zorder>
  <zorder>reserved2</zorder>
  <zorder>reserved3</zorder>
  <zorder>name2</zorder>
  <zorder>gradePeople2</zorder>
  <zorder>name1</zorder>
  <zorder>gradePeople1</zorder>
  <zorder>musicC</zorder>
 </widget>
 <layoutdefault spacing="6" margin="11"/>
 <resources/>
 <connections/>
</ui>
